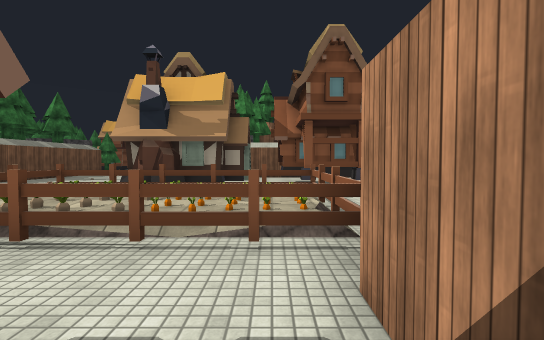
view 1 (above)

24 first-person views from a walk through a scene from a Unity 3-D project. The camera is 1.5 m above the floor, tilts 2° down and sees 85° across. The floor is counted in squares, 2 m on a side. Each view is taken from the middle of a square. On the plan, view 1 faces up. The plan holds only what a view shows up to about 10 squares ahead; the rest is blank. The place goes on beyond the plan. Some surface patterns are stand-ins.

view 2
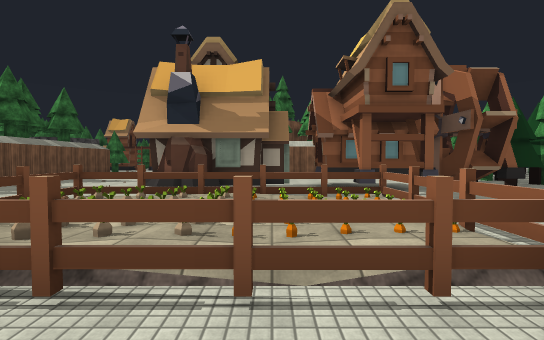

view 3
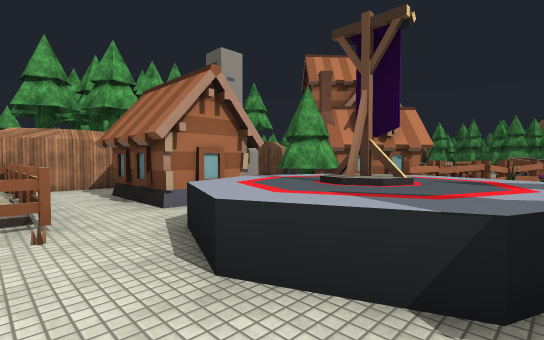

view 4
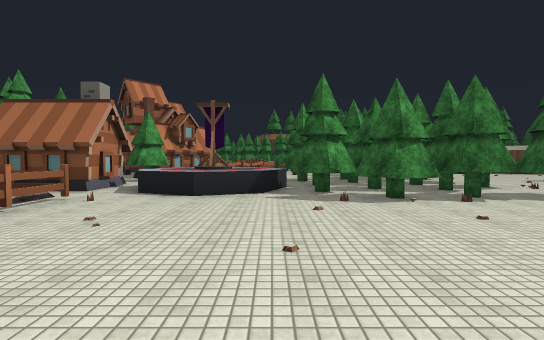

view 5
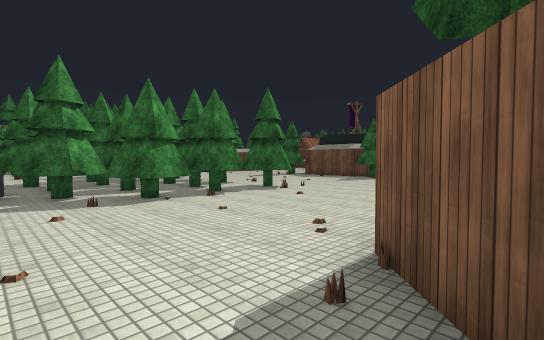

view 6
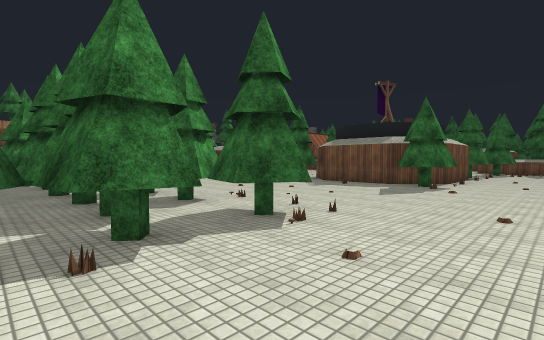

view 7
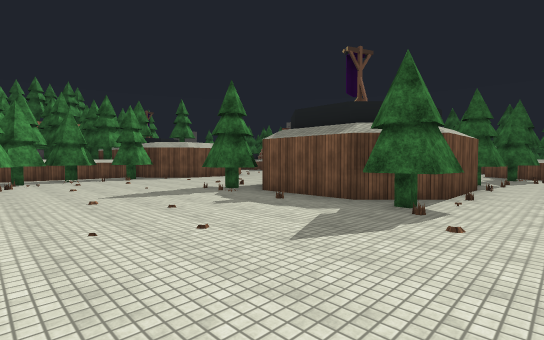

view 8
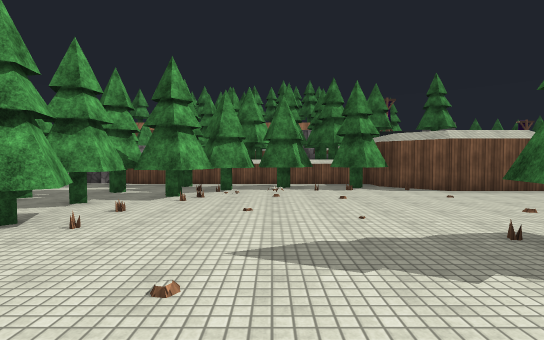

view 9
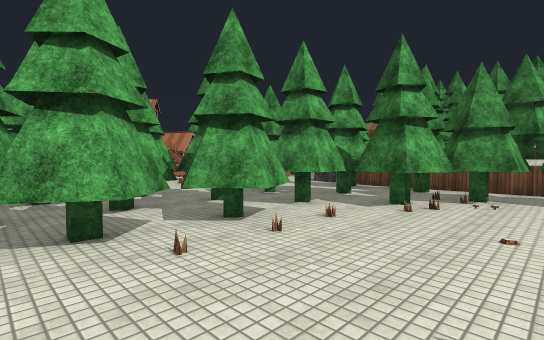

view 10
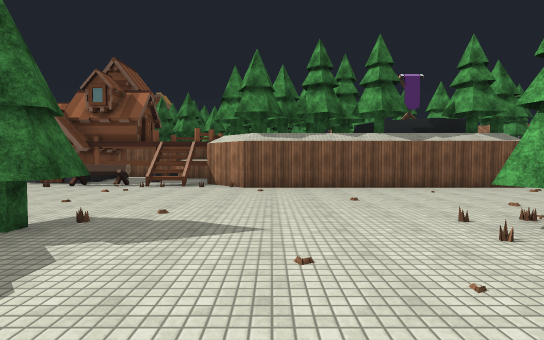

view 11
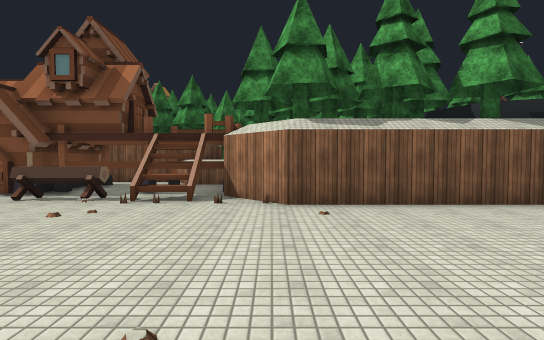

view 12
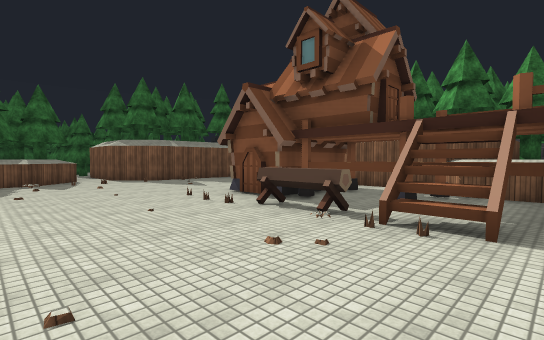

view 13
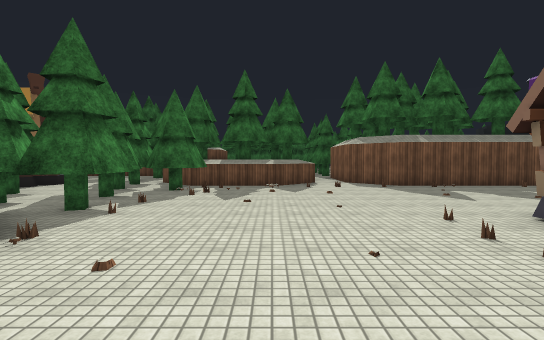

view 14
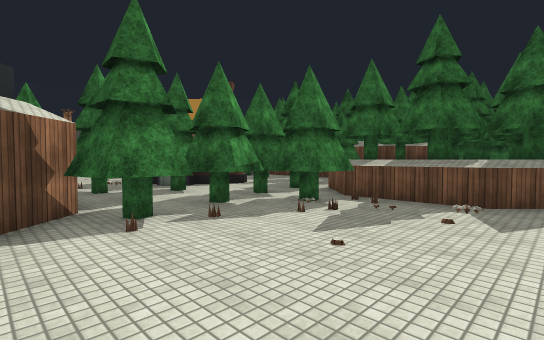

view 15
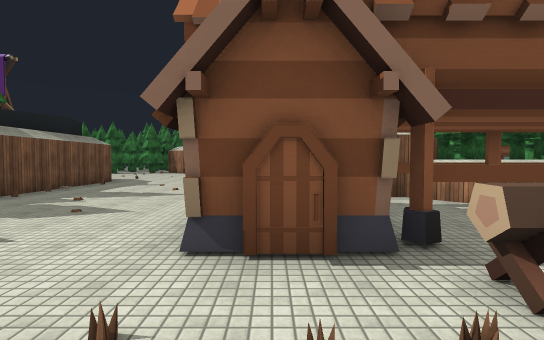

view 16
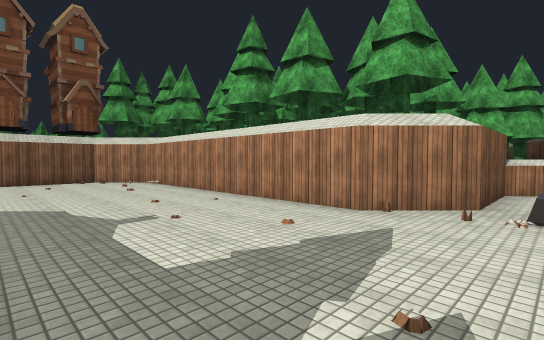

view 17
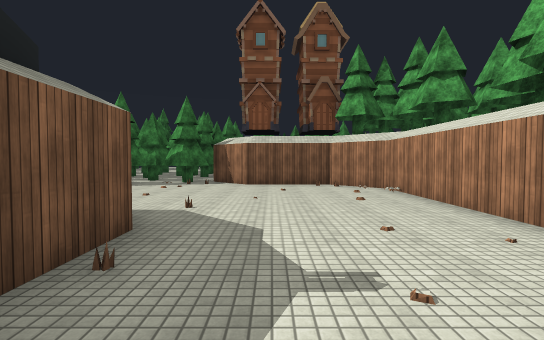

view 18
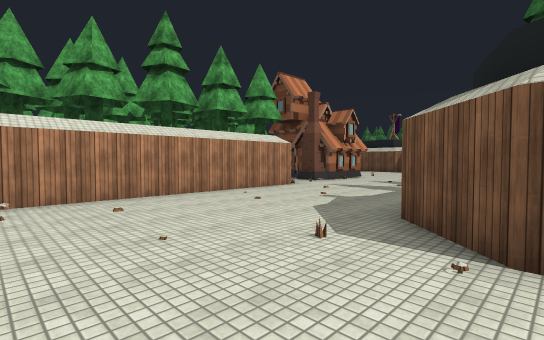

view 19
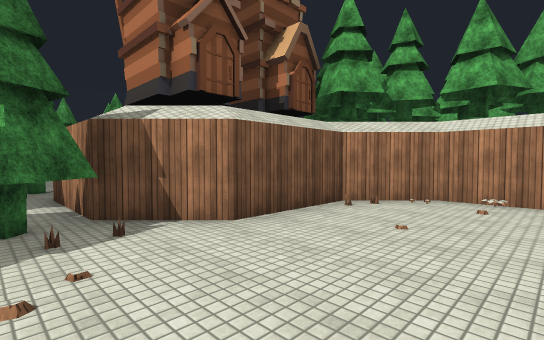

view 20
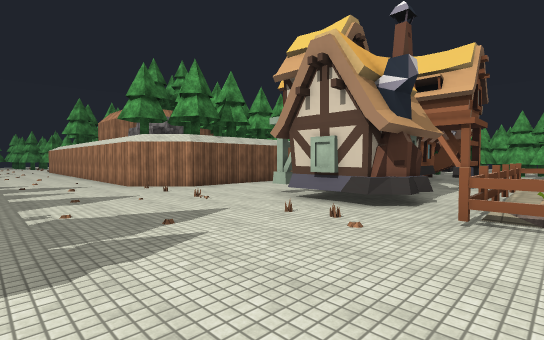

view 21
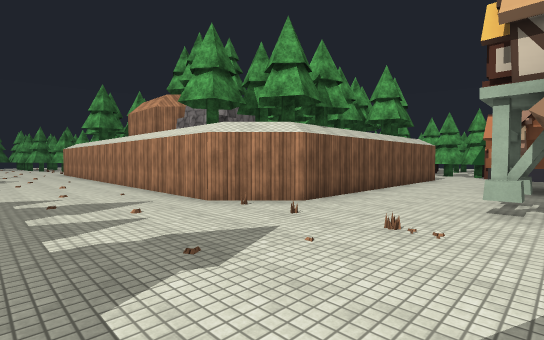

view 22
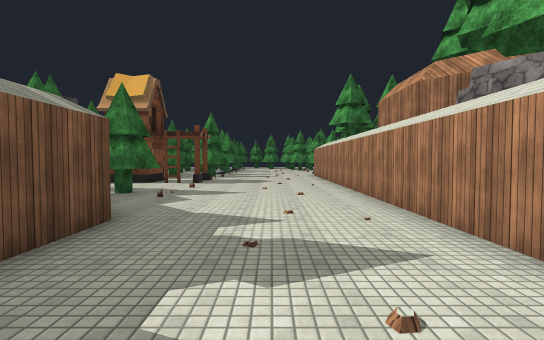

view 23
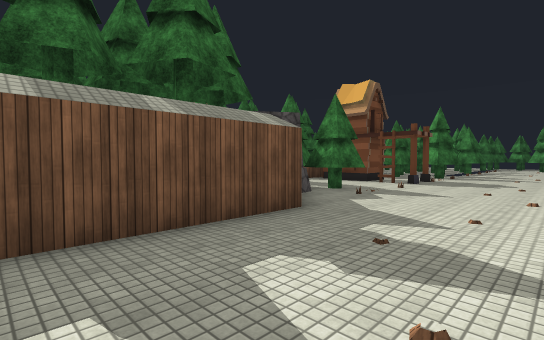

view 24
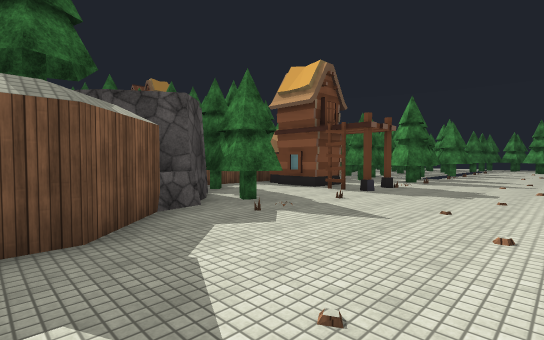

### Floor plan
Key: @ floor where view 1 was taken; # wall or solid block; . main floor; : floor 0.25 m higher than the main floor; / step, stairs or slope; ^ raised ledge; H house; F fence; T tree; R rock; B building; O other object.
Columns run from 31 left of view 1 to 7 right of it. Each row starts with its distance up from view 1.
 25  #                   TT...
 24 T#                  ......
 23 T##                 B.....
 22 TT#####         T##BBB....#
 21 ......#      O  T#........#
 20 ......#      O    TT......#
 19 ......#           TTTT....#
 18 ......#     OO     R#T....#
 17 #.....#     O      RR.....#
 16 ##....#           RR##....#
 15  #....#      T   OOO ##...#
 14  #....#    ^#TT   OTT #...##
 13  #....##  ^#T T   TT###....########
 12  #.....###^TTTT OO T###............
 11  #.....#H##^^T#TOOOO  #.............T
 10  #.....#H###TTTTTTOO  #.........#.. TTT
  9  #.....#H###TTTTT#    #.....HH..HH.##TT
  8 ##/.....HO####   #   ##.....H #.##.#
  7 ../..........#########......HH..##.
  6 T./........................FOFOF..
  5 TT//.......................FOOOOO.
  4 T^.........................FOOOOF
  3 T^T#.......T.........T....OFOFOFO
  2 #^TTT#T####T.....TTTTT...^...O.O#
  1  TTTTT##  ##......TTTTT^^^^.HH..#
  0  T TTT     #.....TTTTTT^^^^.HH @#
 -1  H #TT     #.....TTTTTT^^^^.H
 -2 HH# . T    TT....T TTTTT^^ T
 -3     ..T   .T.....TTTTT     TT
 -4           .......TTTTT.  FFH#
 -5          ........TTT :.. F#HH
 -6         ........TTTTT  .FFHH
 -7         ##.....TTTTT.  OF.OO
 -8          ###TTTTTTOO.   FOOO
 -9            #TTT^TTOOR   O
-10               TT T #RR  O
-11             TTTOOTO R

Where each view was taken, in squares from view 1:
view 1: 0 up, 0 right, facing up
view 2: 1 up, 1 left, facing up
view 3: 3 up, 8 left, facing down-right
view 4: 8 up, 8 left, facing down
view 5: 8 up, 8 left, facing down-left
view 6: 5 up, 11 left, facing down-left
view 7: 4 up, 15 left, facing down-left
view 8: 0 up, 17 left, facing down
view 9: 1 down, 17 left, facing down-right
view 10: 1 down, 17 left, facing up
view 11: 2 up, 18 left, facing up
view 12: 4 up, 19 left, facing up-left
view 13: 5 up, 21 left, facing left
view 14: 6 up, 24 left, facing down-left
view 15: 6 up, 24 left, facing up
view 16: 11 up, 29 left, facing up-right
view 17: 13 up, 28 left, facing up
view 18: 20 up, 31 left, facing down-right
view 19: 19 up, 31 left, facing up-right
view 20: 5 up, 8 left, facing up-right
view 21: 9 up, 8 left, facing up-right
view 22: 12 up, 7 left, facing up
view 23: 12 up, 6 left, facing up-left
view 24: 15 up, 6 left, facing up-left
